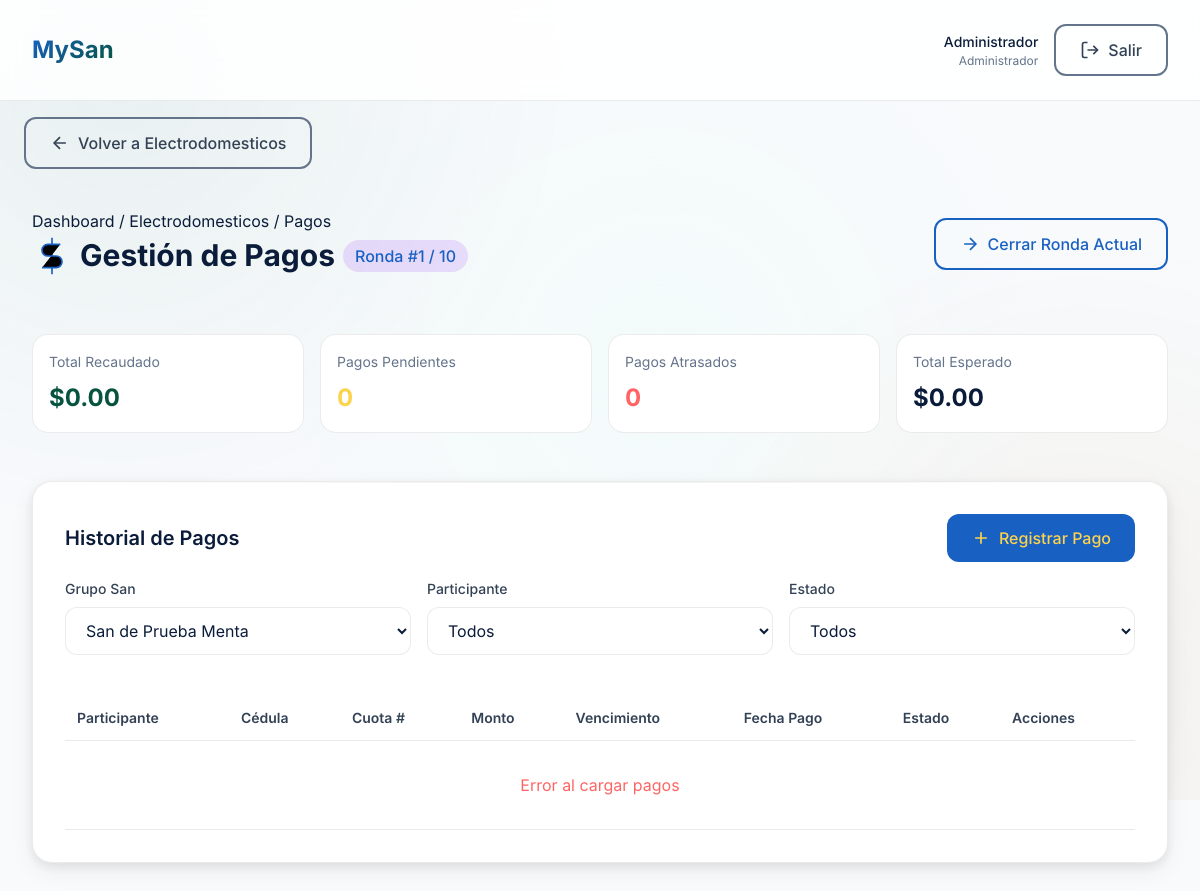
/modules/categoria/pagos.php?id=1&grupo_id=4 (signed in), run on the app's committed database.
### tables this page shows
CREATE TABLE `usuarios` (
  `id` int NOT NULL AUTO_INCREMENT,
  `username` varchar(50) NOT NULL,
  `password` varchar(255) NOT NULL,
  `nombre` varchar(100) NOT NULL,
  `email` varchar(100) DEFAULT NULL,
  `pregunta_secreta` text,
  `respuesta_secreta` varchar(255) DEFAULT NULL,
  `created_at` timestamp NULL DEFAULT CURRENT_TIMESTAMP,
  `updated_at` timestamp NULL DEFAULT CURRENT_TIMESTAMP ON UPDATE CURRENT_TIMESTAMP,
  `rol` enum('admin','participante') DEFAULT 'admin',
  PRIMARY KEY (`id`),
  UNIQUE KEY `username` (`username`)
);

CREATE TABLE `categorias` (
  `id` int NOT NULL AUTO_INCREMENT,
  `nombre` varchar(50) NOT NULL,
  `descripcion` text,
  `color` varchar(20) DEFAULT NULL,
  PRIMARY KEY (`id`)
);

CREATE TABLE `grupos_san` (
  `id` int NOT NULL AUTO_INCREMENT,
  `producto_id` int NOT NULL,
  `nombre` varchar(100) NOT NULL,
  `fecha_inicio` date NOT NULL,
  `frecuencia` enum('quincenal','mensual') NOT NULL,
  `numero_cuotas` int NOT NULL,
  `cupos_totales` int NOT NULL,
  `cupos_ocupados` int DEFAULT '0',
  `monto_cuota` decimal(10,2) NOT NULL,
  `estado` enum('en_espera','abierto','en_curso','finalizado') DEFAULT 'en_espera',
  `created_at` timestamp NULL DEFAULT CURRENT_TIMESTAMP,
  `ronda_actual` int DEFAULT '1',
  PRIMARY KEY (`id`),
  KEY `producto_id` (`producto_id`),
  CONSTRAINT `grupos_san_ibfk_1` FOREIGN KEY (`producto_id`) REFERENCES `productos` (`id`) ON DELETE CASCADE
);

### config/database.php (called while the page is built, shortened)
<?php
try {
    $dsn = "mysql:host=" . DB_HOST . ";port=3306;dbname=" . DB_NAME . ";charset=" . DB_CHARSET;
    $options = [
        PDO::ATTR_ERRMODE => PDO::ERRMODE_EXCEPTION,
        PDO::ATTR_DEFAULT_FETCH_MODE => PDO::FETCH_ASSOC,
        PDO::ATTR_EMULATE_PREPARES => false,
    ];
    $pdo = new PDO($dsn, DB_USER, DB_PASS, $options);
} catch (PDOException $e) {
    die(json_encode([
        'success' => false,
        'message' => 'Error de conexión a la base de datos: ' . $e->getMessage()
    ]));
}
function isLoggedIn()
{
    return isset($_SESSION['user_id']);
}
function getCurrentUser()
{
    global $pdo;
    $stmt = $pdo->prepare("SELECT id, username, nombre, email FROM usuarios WHERE id = ?");
    $stmt->execute([$_SESSION['user_id']]);
    return $stmt->fetch();
}
?>

### modules/categoria/pagos.php (the view, shortened to what this page needs)
<?php
require_once '../../config/database.php';
$user = getCurrentUser();
$categoria_id = isset($_GET['id']) ? (int)$_GET['id'] : 0;
$stmt = $pdo->prepare("SELECT * FROM categorias WHERE id = ?");
$stmt->execute([$categoria_id]);
$categoria = $stmt->fetch();
$stmt = $pdo->prepare("
    SELECT gs.id, gs.nombre, gs.ronda_actual, gs.numero_cuotas
    FROM grupos_san gs
    JOIN productos p ON gs.producto_id = p.id
    WHERE p.categoria_id = ? AND gs.estado != 'finalizado'
    ORDER BY gs.nombre
");
$stmt->execute([$categoria_id]);
$grupos = $stmt->fetchAll();
$grupo_seleccionado = $_GET['grupo_id'] ?? $_GET['grupo'] ?? ($grupos[0]['id'] ?? null);
$grupo_actual_datos = null;
if ($grupo_seleccionado) {
    foreach($grupos as $g) {
        if ($g['id'] == $grupo_seleccionado) {
            $grupo_actual_datos = $g;
            break;
        }
    }
}
?>
<!DOCTYPE html>
<html lang="es">
<head>
    <link rel="stylesheet" href="../../assets/fonts/inter.css">
    <link rel="stylesheet" href="../../assets/css/reset.css">
    <link rel="stylesheet" href="../../assets/css/variables.css">
    <link rel="stylesheet" href="../../assets/css/bento-grid.css">
    <link rel="stylesheet" href="../../assets/css/main.css">
</head>
<body>
    <div class="main-content">
        <?php
        $headerLogoHref     = '../../dashboard.php';
        $headerLogoutHref   = '../../logout.php';
        $headerBackUrl      = 'index.php?id=' . $categoria_id;
        $headerBackLabel    = 'Volver a ' . htmlspecialchars($categoria['nombre']);
        include '../../includes/header.php';
        ?>
        <div class="page-header" style="justify-content: space-between; align-items: center; display: flex;">
            <div>
                <div class="breadcrumb">
                    <a href="../../dashboard.php">Dashboard</a>
                    <span>/</span>
                    <a href="index.php?id=<?php echo $categoria_id; ?>"><?php echo htmlspecialchars($categoria['nombre']); ?></a>
                    <span>/</span>
                    <span>Pagos</span>
                </div>
                <h1 class="page-title" style="display: flex; align-items: center; gap: 8px;">
                    <svg class="icon-xl" style="stroke: var(--color-<?php echo htmlspecialchars($categoria['color']); ?>);">
                        <use href="#icon-dollar"></use>
                    </svg>
                    Gestión de Pagos
                    <?php if ($grupo_actual_datos): ?>
                        <span class="badge" style="background: rgba(175, 100, 255, 0.2); color: var(--color-violeta); font-size: var(--font-size-md);">
                            Ronda #<?php echo $grupo_actual_datos['ronda_actual']; ?> / <?php echo $grupo_actual_datos['numero_cuotas']; ?>
                        </span>
                    <?php endif; ?>
                </h1>
            </div>
            <?php if ($grupo_actual_datos && $grupo_actual_datos['ronda_actual'] < $grupo_actual_datos['numero_cuotas']): ?>
                <form method="POST" style="margin: 0;" onsubmit="return confirm('¿Estás seguro que deseas cerrar la ronda actual? Esto avanzará a todos los participantes a la siguiente cuota.');">
                    <button type="submit" class="btn btn-outline" style="border-color: var(--color-violeta); color: var(--color-violeta);">
                        <svg class="icon"><use href="#icon-arrow-right"></use></svg>
                        Cerrar Ronda Actual
                    </button>
                </form>
            <?php elseif ($grupo_actual_datos && $grupo_actual_datos['ronda_actual'] == $grupo_actual_datos['numero_cuotas']): ?>
                <div class="badge" style="background: rgba(100,255,150,0.1); color: var(--color-menta); font-size: var(--font-size-sm); border: 1px solid var(--color-menta);">
                    Última Ronda
                </div>
            <?php endif; ?>
        </div>
        <div class="bento-container">
            <div class="bento-12">
                <div class="stats-grid" id="statsGrid">
                    <div class="stat-card">
                        <div class="stat-label">Total Recaudado</div>
                        <div class="stat-value" style="color: var(--color-menta);" id="totalRecaudado">$0.00</div>
                    </div>
                    <div class="stat-card">
                        <div class="stat-label">Pagos Pendientes</div>
                        <div class="stat-value" style="color: var(--color-salmon);" id="pagosPendientes">0</div>
                    </div>
                    <div class="stat-card">
                        <div class="stat-label">Pagos Atrasados</div>
                        <div class="stat-value" style="color: #ff6464;" id="pagosAtrasados">0</div>
                    </div>
                    <div class="stat-card">
                        <div class="stat-label">Total Esperado</div>
                        <div class="stat-value" id="totalEsperado">$0.00</div>
                    </div>
                </div>
            </div>
            <div class="bento-12">
                <div class="bento-box">
                    <div class="bento-header">
                        <div class="bento-title">Historial de Pagos</div>
                        <button class="btn btn-violeta" onclick="openRegistrarPagoModal()">
                            <svg class="icon">
                                <use href="#icon-plus"></use>
                            </svg>
                            Registrar Pago
                        </button>
                    </div>
                    <div class="bento-content">
                        <div class="filter-bar">
                            <div class="form-group" style="margin: 0; flex: 1; min-width: 200px;">
                                <label class="form-label">Grupo San</label>
                                <select id="grupoFilter" class="form-select" onchange="filterPagos()">
                                    <?php foreach ($grupos as $grupo): ?>
                                        <option value="<?php echo $grupo['id']; ?>" <?php echo $grupo['id'] == $grupo_seleccionado ? 'selected' : ''; ?>>
                                            <?php echo htmlspecialchars($grupo['nombre']); ?>
                                        </option>
                                    <?php endforeach; ?>
                                </select>
                            </div>
                            <div class="form-group" style="margin: 0; flex: 1; min-width: 200px;">
                                <label class="form-label">Participante</label>
                                <select id="participanteFilter" class="form-select" onchange="filterPagos()">
                                    <option value="">Todos</option>
                                </select>
                            </div>
                            <div class="form-group" style="margin: 0; flex: 1; min-width: 150px;">
                                <label class="form-label">Estado</label>
                                <select id="estadoFilter" class="form-select" onchange="filterPagos()">
                                    <option value="">Todos</option>
                                </select>
                            </div>
                        </div>
                        <div style="overflow-x: auto;">
                            <table class="payment-table">
                                <thead>
                                    <tr>
                                        <th>Participante</th>
                                        <th>Cédula</th>
                                        <th>Cuota #</th>
                                        <th>Monto</th>
                                        <th>Vencimiento</th>
                                        <th>Fecha Pago</th>
                                        <th>Estado</th>
                                        <th>Acciones</th>
                                    </tr>
                                </thead>
                                <tbody id="pagosTableBody">
                                </tbody>
                            </table>
                        </div>
                    </div>
                </div>
            </div>
        </div>
    </div>
</body>
</html>

### includes/header.php (shortened to what this page needs)
<?php
$headerLogoHref         = $headerLogoHref ?? 'dashboard.php';
$headerLogoutHref       = $headerLogoutHref ?? 'logout.php';
$headerBackUrl          = $headerBackUrl ?? null;
$headerBackLabel        = $headerBackLabel ?? 'Volver';
?>
<header class="header">
    <div class="header-content">
        <a href="<?php echo $headerLogoHref; ?>" class="header-logo">MySan</a>
        <div class="header-user">
            <div class="user-info">
                <div class="user-name">
                    <?php echo htmlspecialchars($user['nombre'] ?? 'Usuario'); ?>
                </div>
                <div class="user-role">Administrador</div>
            </div>
            <a href="<?php echo $headerLogoutHref; ?>" class="btn btn-outline">
                <svg class="icon"><use href="#icon-log-out"></use></svg>
                <span>Salir</span>
            </a>
        </div>
    </div>
</header>
<?php if ($headerBackUrl): ?>
<div style="padding: var(--space-4) var(--space-6);">
    <a href="<?php echo $headerBackUrl; ?>" class="btn btn-outline">
        <svg class="icon"><use href="#icon-arrow-left"></use></svg>
        <?php echo htmlspecialchars($headerBackLabel); ?>
    </a>
</div>
<?php endif; ?>

### assets/css/variables.css (style rules this page uses)
:root { --color-primary: #1960c3; --color-primary-mid: #1f78f0; --color-primary-light: #4994f5; --color-primary-dim: #104085; --color-primary-glow: rgba(25, 96, 195, 0.18); --color-primary-tint: rgba(25, 96, 195, 0.05); --color-secondary: #06543f; --color-secondary-mid: #087557; --color-secondary-light: #0a9670; --color-secondary-dim: #043628; --color-secondary-glow: rgba(6, 84, 63, 0.15); --color-secondary-tint: rgba(6, 84, 63, 0.05); --color-accent: #fcd34d; --color-accent-dim: #d97706; --color-accent-glow: rgba(252, 211, 77, 0.15); --color-accent-light: #fde68a; --color-accent-tint: rgba(252, 211, 77, 0.05); --color-electro: var(--color-primary); --color-electro-dim: var(--color-primary-dim); --color-electro-glow: var(--color-primary-glow); --color-electro-tint: var(--color-primary-tint); --color-telefonia: var(--color-secondary); --color-telefonia-dim: var(--color-secondary-dim); --color-telefonia-glow: var(--color-secondary-glow); --color-moto: var(--color-accent-dim); --color-moto-dim: #b45309; --color-moto-glow: var(--color-accent-glow); --color-turnos: #6366f1; --color-turnos-dim: #4f46e5; --color-turnos-glow: rgba(99, 102, 241, 0.18); --color-turnos-tint: rgba(99, 102, 241, 0.05); --color-comprobantes: #0ea5e9; --color-comprobantes-dim: #0284c7; --color-comprobantes-glow: rgba(14, 165, 233, 0.18); --color-violeta: var(--color-primary); --color-violeta-dim: var(--color-primary-dim); --color-violeta-glow: var(--color-primary-glow); --color-menta: var(--color-secondary); --color-menta-dim: var(--color-secondary-dim); --color-menta-glow: var(--color-secondary-glow); --color-salmon: var(--color-accent); --color-salmon-dim: var(--color-accent-dim); --color-salmon-glow: var(--color-accent-glow); --color-background: #f8fafc; --color-surface: #ffffff; --color-surface-elevated: #ffffff; --color-surface-hover: #f1f5f9; --color-surface-section: #e2e8f0; --glass-background: rgba(255, 255, 255, 0.85); --glass-border: rgba(0, 0, 0, 0.08); --glass-blur: blur(16px); --color-text-primary: #0a1c3a; --color-text-secondary: #334155; --color-text-tertiary: #64748b; --color-text-inverse: #fcd34d; --color-success: var(--color-primary-mid); --color-warning: var(--color-secondary); --color-error: hsl(0, 72%, 51%); --color-info: var(--color-electro); --font-family: 'Inter', -apple-system, BlinkMacSystemFont, 'SF Pro Display', sans-serif; --font-sans: var(--font-family); --font-size-xs: 0.75rem; --font-size-sm: 0.875rem; --font-size-base: 1rem; --font-size-md: 1rem; --font-size-lg: 1.125rem; --font-size-xl: 1.25rem; --font-size-2xl: 1.5rem; --font-size-3xl: 1.875rem; --font-size-4xl: 2.25rem; --font-weight-regular: 400; --font-weight-medium: 500; --font-weight-semibold: 600; --font-weight-bold: 700; --space-1: 0.25rem; --space-2: 0.5rem; --space-3: 0.75rem; --space-4: 1rem; --space-5: 1.25rem; --space-6: 1.5rem; --space-8: 2rem; --space-10: 2.5rem; --space-12: 3rem; --space-16: 4rem; --space-20: 5rem; --radius-sm: 8px; --radius-md: 12px; --radius-lg: 16px; --radius-xl: 24px; --radius-bento: 20px; --radius-full: 9999px; --shadow-sm: 0 1px 4px rgba(0,0,0,.06), 0 2px 8px rgba(0,0,0,.04); --shadow-md: 0 4px 12px rgba(0,0,0,.08), 0 8px 24px rgba(0,0,0,.06); --shadow-lg: 0 8px 24px rgba(0,0,0,.10), 0 20px 48px rgba(0,0,0,.08); --shadow-glow-primary: 0 0 24px var(--color-primary-glow); --shadow-glow-secondary: 0 0 24px var(--color-secondary-glow); --shadow-glow-accent: 0 0 24px var(--color-accent-glow); --shadow-glow-violeta: var(--shadow-glow-primary); --shadow-glow-menta: var(--shadow-glow-secondary); --shadow-glow-salmon: var(--shadow-glow-accent); --transition-fast: 150ms cubic-bezier(0.4, 0, 0.2, 1); --transition-base: 250ms cubic-bezier(0.4, 0, 0.2, 1); --transition-slow: 400ms cubic-bezier(0.4, 0, 0.2, 1); --z-base: 1; --z-dropdown: 100; --z-modal: 200; --z-toast: 300; }

### data on the page
usuarios: nombre "Administrador"
categorias: nombre "Electrodomesticos"
grupos_san: ronda_actual "1", numero_cuotas "10"

### other printed values
$headerBackLabel "Volver a Electrodomesticos"
form field value "San de Prueba Menta"
